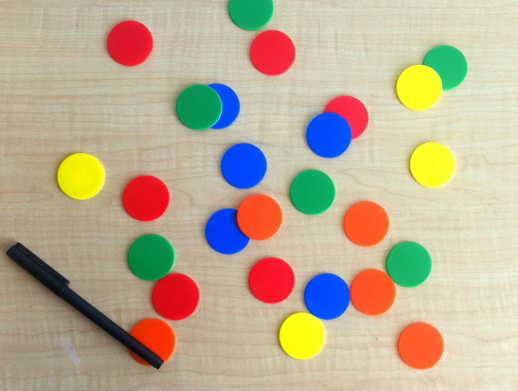
%> input picture Matlab_Kodlari/daire.png, 518 x 391 px
$ octave ucdenemeyiq.m   (GNU Octave 9; MATLAB toolbox functions it lacks are replaced by stand-ins)
%> lines starting %> are read from the running program, lines starting %| are printed output that depends on the picture
i = imread('C:\Users\ahmet\OneDrive\Masaüstü\BİTİRME PROJESİ\Görüntü işleme\daire.png');
%> i is the input picture: size 391x518x3 uint8; mean R, G, B 188.3, 173.3, 148.1
YUQim = rgb2ntsc(i);
%> YUQim: size 391x518x3 double; mean of channels 1, 2, 3 0.686, 0.067, -0.0183
a = fspecial('sobel');

YUQim(:,:,1)=filter2(a,YUQim(:,:,1));
%> YUQim: size 391x518x3 double; mean of channels 1, 2, 3 0.000213, 0.067, -0.0183
RGBim = ntsc2rgb(YUQim);
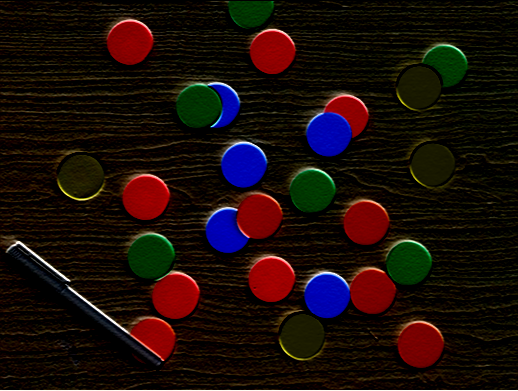
%> RGBim: size 391x518x3 double; mean R, G, B 0.105, 0.052, 0.0391

figure,imshow(RGBim)


%----------------------------------------------
YUQim1 = YUQim;

%--------------------------------------------
Y1= YUQim1;
Y1(:,:,2) = 0;
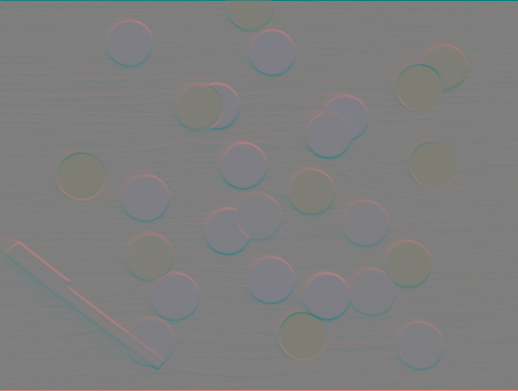
%> Y1: size 391x518x3 double; mean R, G, B 0.000213, 0, -0.0183; drawn with min black and max white
Y1(:,:,3) = 0;

I1= YUQim1;
I1(:,:,1) = 0;
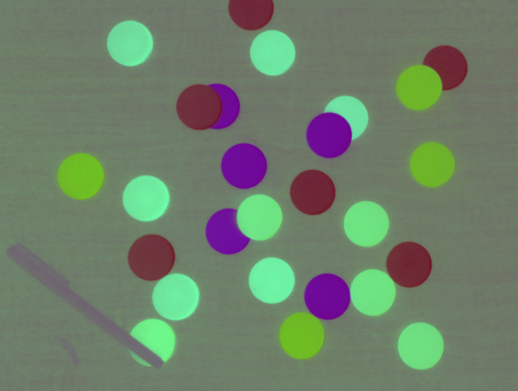
%> I1: size 391x518x3 double; mean R, G, B 0, 0.067, -0.0183; drawn with min black and max white
I1(:,:,3) = 0;
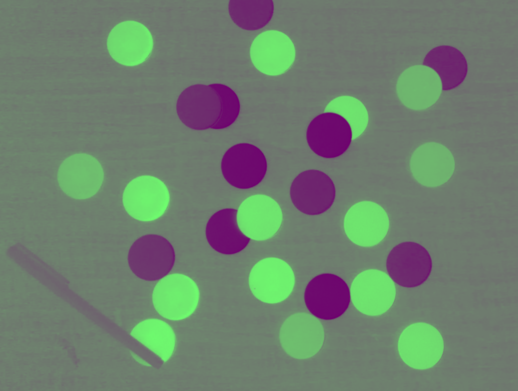
%> I1: size 391x518x3 double; mean R, G, B 0, 0.067, 0; drawn with min black and max white

Q1= YUQim1;
Q1(:,:,1) = 0;
Q1(:,:,2) = 0;
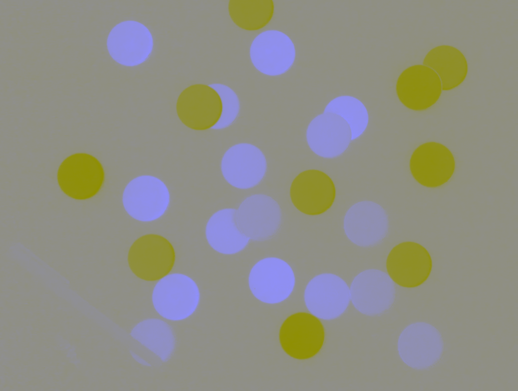
%> Q1: size 391x518x3 double; mean R, G, B 0, 0, -0.0183; drawn with min black and max white
%--------------------------------------------
